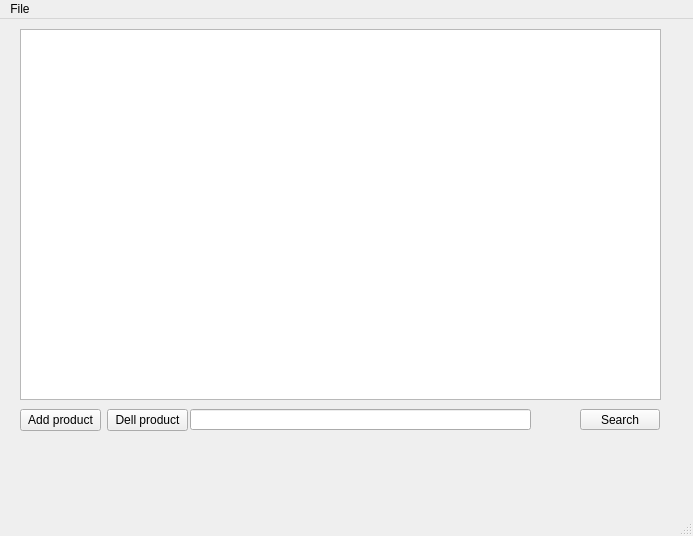
<?xml version="1.0" encoding="UTF-8"?>
<ui version="4.0">
 <class>Main_W</class>
 <widget class="QMainWindow" name="Main_W">
  <property name="geometry">
   <rect>
    <x>0</x>
    <y>0</y>
    <width>693</width>
    <height>536</height>
   </rect>
  </property>
  <property name="windowTitle">
   <string>Main_W</string>
  </property>
  <widget class="QWidget" name="centralwidget">
   <widget class="QTableView" name="tableView">
    <property name="geometry">
     <rect>
      <x>20</x>
      <y>10</y>
      <width>641</width>
      <height>371</height>
     </rect>
    </property>
   </widget>
   <widget class="QLineEdit" name="lineEdit">
    <property name="geometry">
     <rect>
      <x>190</x>
      <y>390</y>
      <width>341</width>
      <height>21</height>
     </rect>
    </property>
   </widget>
   <widget class="QPushButton" name="pushButton_3">
    <property name="geometry">
     <rect>
      <x>580</x>
      <y>390</y>
      <width>80</width>
      <height>21</height>
     </rect>
    </property>
    <property name="text">
     <string>Search</string>
    </property>
   </widget>
   <widget class="QWidget" name="">
    <property name="geometry">
     <rect>
      <x>20</x>
      <y>390</y>
      <width>168</width>
      <height>23</height>
     </rect>
    </property>
    <layout class="QHBoxLayout" name="horizontalLayout">
     <item>
      <widget class="QPushButton" name="pushButton_2">
       <property name="text">
        <string>Add product</string>
       </property>
      </widget>
     </item>
     <item>
      <widget class="QPushButton" name="pushButton">
       <property name="text">
        <string>Dell product</string>
       </property>
      </widget>
     </item>
    </layout>
   </widget>
  </widget>
  <widget class="QMenuBar" name="menubar">
   <property name="geometry">
    <rect>
     <x>0</x>
     <y>0</y>
     <width>693</width>
     <height>20</height>
    </rect>
   </property>
   <widget class="QMenu" name="menuFile">
    <property name="title">
     <string>File</string>
    </property>
    <addaction name="actionNew"/>
    <addaction name="actionOpen"/>
    <addaction name="actionSave"/>
   </widget>
   <addaction name="menuFile"/>
  </widget>
  <widget class="QStatusBar" name="statusbar"/>
  <action name="actionNew">
   <property name="text">
    <string>New...</string>
   </property>
  </action>
  <action name="actionOpen">
   <property name="text">
    <string>Open...</string>
   </property>
  </action>
  <action name="actionSave">
   <property name="text">
    <string>Save</string>
   </property>
  </action>
 </widget>
 <resources/>
 <connections/>
</ui>
